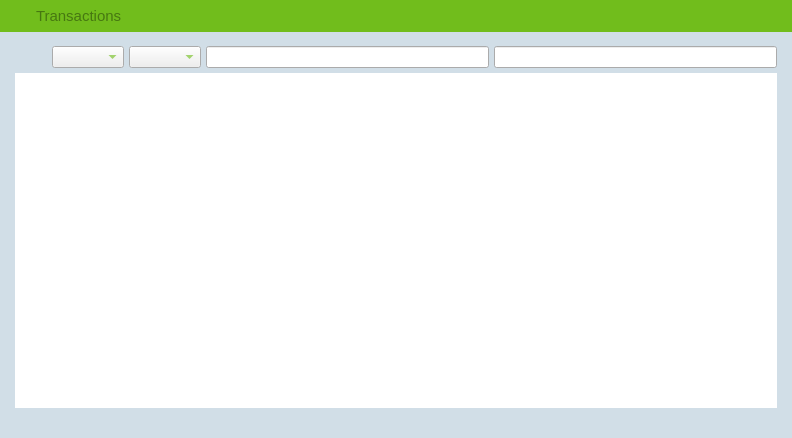
<?xml version="1.0" encoding="UTF-8"?>
<ui version="4.0">
 <class>TransactionsPage</class>
 <widget class="QWidget" name="TransactionsPage">
  <property name="geometry">
   <rect>
    <x>0</x>
    <y>0</y>
    <width>792</width>
    <height>438</height>
   </rect>
  </property>
  <property name="palette">
   <palette>
    <active>
     <colorrole role="Button">
      <brush brushstyle="SolidPattern">
       <color alpha="255">
        <red>233</red>
        <green>217</green>
        <blue>216</blue>
       </color>
      </brush>
     </colorrole>
     <colorrole role="Base">
      <brush brushstyle="SolidPattern">
       <color alpha="255">
        <red>233</red>
        <green>217</green>
        <blue>216</blue>
       </color>
      </brush>
     </colorrole>
     <colorrole role="Window">
      <brush brushstyle="SolidPattern">
       <color alpha="255">
        <red>233</red>
        <green>217</green>
        <blue>216</blue>
       </color>
      </brush>
     </colorrole>
     <colorrole role="Highlight">
      <brush brushstyle="SolidPattern">
       <color alpha="255">
        <red>235</red>
        <green>235</green>
        <blue>235</blue>
       </color>
      </brush>
     </colorrole>
     <colorrole role="HighlightedText">
      <brush brushstyle="SolidPattern">
       <color alpha="255">
        <red>171</red>
        <green>127</green>
        <blue>130</blue>
       </color>
      </brush>
     </colorrole>
    </active>
    <inactive>
     <colorrole role="Button">
      <brush brushstyle="SolidPattern">
       <color alpha="255">
        <red>233</red>
        <green>217</green>
        <blue>216</blue>
       </color>
      </brush>
     </colorrole>
     <colorrole role="Base">
      <brush brushstyle="SolidPattern">
       <color alpha="255">
        <red>233</red>
        <green>217</green>
        <blue>216</blue>
       </color>
      </brush>
     </colorrole>
     <colorrole role="Window">
      <brush brushstyle="SolidPattern">
       <color alpha="255">
        <red>233</red>
        <green>217</green>
        <blue>216</blue>
       </color>
      </brush>
     </colorrole>
     <colorrole role="Highlight">
      <brush brushstyle="SolidPattern">
       <color alpha="255">
        <red>235</red>
        <green>235</green>
        <blue>235</blue>
       </color>
      </brush>
     </colorrole>
     <colorrole role="HighlightedText">
      <brush brushstyle="SolidPattern">
       <color alpha="255">
        <red>171</red>
        <green>127</green>
        <blue>130</blue>
       </color>
      </brush>
     </colorrole>
    </inactive>
    <disabled>
     <colorrole role="Button">
      <brush brushstyle="SolidPattern">
       <color alpha="255">
        <red>233</red>
        <green>217</green>
        <blue>216</blue>
       </color>
      </brush>
     </colorrole>
     <colorrole role="Base">
      <brush brushstyle="SolidPattern">
       <color alpha="255">
        <red>233</red>
        <green>217</green>
        <blue>216</blue>
       </color>
      </brush>
     </colorrole>
     <colorrole role="Window">
      <brush brushstyle="SolidPattern">
       <color alpha="255">
        <red>233</red>
        <green>217</green>
        <blue>216</blue>
       </color>
      </brush>
     </colorrole>
     <colorrole role="Highlight">
      <brush brushstyle="SolidPattern">
       <color alpha="255">
        <red>240</red>
        <green>240</green>
        <blue>240</blue>
       </color>
      </brush>
     </colorrole>
     <colorrole role="HighlightedText">
      <brush brushstyle="SolidPattern">
       <color alpha="255">
        <red>171</red>
        <green>127</green>
        <blue>130</blue>
       </color>
      </brush>
     </colorrole>
    </disabled>
   </palette>
  </property>
  <property name="windowTitle">
   <string>Form</string>
  </property>
  <layout class="QVBoxLayout" name="verticalLayout_9">
   <property name="spacing">
    <number>0</number>
   </property>
   <property name="leftMargin">
    <number>0</number>
   </property>
   <property name="topMargin">
    <number>0</number>
   </property>
   <property name="rightMargin">
    <number>0</number>
   </property>
   <property name="bottomMargin">
    <number>0</number>
   </property>
   <item>
    <widget class="QWidget" name="wTransactionsHeader" native="true">
     <property name="minimumSize">
      <size>
       <width>0</width>
       <height>32</height>
      </size>
     </property>
     <property name="maximumSize">
      <size>
       <width>16777215</width>
       <height>32</height>
      </size>
     </property>
     <property name="styleSheet">
      <string notr="true">background-color:rgb(113,189,28);</string>
     </property>
     <property name="is_header" stdset="0">
      <bool>true</bool>
     </property>
     <layout class="QHBoxLayout" name="horizontalLayout_10">
      <property name="leftMargin">
       <number>0</number>
      </property>
      <property name="topMargin">
       <number>0</number>
      </property>
      <property name="rightMargin">
       <number>0</number>
      </property>
      <property name="bottomMargin">
       <number>0</number>
      </property>
      <item>
       <spacer name="horizontalSpacer_14">
        <property name="orientation">
         <enum>Qt::Horizontal</enum>
        </property>
        <property name="sizeType">
         <enum>QSizePolicy::Fixed</enum>
        </property>
        <property name="sizeHint" stdset="0">
         <size>
          <width>5</width>
          <height>20</height>
         </size>
        </property>
       </spacer>
      </item>
      <item>
       <widget class="QLabel" name="label_20">
        <property name="sizePolicy">
         <sizepolicy hsizetype="Fixed" vsizetype="Fixed">
          <horstretch>0</horstretch>
          <verstretch>0</verstretch>
         </sizepolicy>
        </property>
        <property name="minimumSize">
         <size>
          <width>25</width>
          <height>25</height>
         </size>
        </property>
        <property name="maximumSize">
         <size>
          <width>25</width>
          <height>25</height>
         </size>
        </property>
        <property name="text">
         <string notr="true"/>
        </property>
        <property name="pixmap">
         <pixmap resource="../res.qrc">:/res/last_transactions.png</pixmap>
        </property>
       </widget>
      </item>
      <item>
       <widget class="QLabel" name="label_21">
        <property name="font">
         <font>
          <pointsize>11</pointsize>
          <stylestrategy>PreferAntialias</stylestrategy>
         </font>
        </property>
        <property name="styleSheet">
         <string notr="true">QLabel {
	color: rgb(70,120,16);
}</string>
        </property>
        <property name="text">
         <string>Transactions</string>
        </property>
       </widget>
      </item>
     </layout>
    </widget>
   </item>
   <item>
    <widget class="QWidget" name="wTransactionsContainer" native="true">
     <property name="styleSheet">
      <string notr="true">#wTransactionsContainer {
	background-color: rgb(209,222,231);
 }

QLabel {
	color: rgb(138,211,57);
}
</string>
     </property>
     <layout class="QVBoxLayout" name="verticalLayout_10" stretch="0,1">
      <property name="spacing">
       <number>5</number>
      </property>
      <property name="leftMargin">
       <number>15</number>
      </property>
      <property name="topMargin">
       <number>14</number>
      </property>
      <property name="rightMargin">
       <number>15</number>
      </property>
      <property name="bottomMargin">
       <number>30</number>
      </property>
      <item>
       <layout class="QGridLayout" name="gridLayout_3">
        <item row="0" column="4">
         <widget class="QLineEdit" name="addressWidget">
          <property name="sizePolicy">
           <sizepolicy hsizetype="Expanding" vsizetype="Expanding">
            <horstretch>0</horstretch>
            <verstretch>0</verstretch>
           </sizepolicy>
          </property>
          <property name="styleSheet">
           <string notr="true">color: rgb(113,189,28);</string>
          </property>
         </widget>
        </item>
        <item row="0" column="1">
         <widget class="QComboBox" name="dateWidget">
          <property name="sizePolicy">
           <sizepolicy hsizetype="Fixed" vsizetype="Fixed">
            <horstretch>0</horstretch>
            <verstretch>0</verstretch>
           </sizepolicy>
          </property>
          <property name="minimumSize">
           <size>
            <width>43</width>
            <height>22</height>
           </size>
          </property>
          <property name="maximumSize">
           <size>
            <width>120</width>
            <height>16777215</height>
           </size>
          </property>
          <property name="styleSheet">
           <string notr="true">color: rgb(113,189,28);
</string>
          </property>
          <property name="iconSize">
           <size>
            <width>16</width>
            <height>20</height>
           </size>
          </property>
         </widget>
        </item>
        <item row="0" column="2">
         <widget class="QComboBox" name="typeWidget">
          <property name="minimumSize">
           <size>
            <width>43</width>
            <height>22</height>
           </size>
          </property>
          <property name="maximumSize">
           <size>
            <width>120</width>
            <height>16777215</height>
           </size>
          </property>
          <property name="styleSheet">
           <string notr="true">color: rgb(113,189,28);
</string>
          </property>
         </widget>
        </item>
        <item row="0" column="5">
         <widget class="QLineEdit" name="amountWidget">
          <property name="sizePolicy">
           <sizepolicy hsizetype="Expanding" vsizetype="Expanding">
            <horstretch>0</horstretch>
            <verstretch>0</verstretch>
           </sizepolicy>
          </property>
          <property name="styleSheet">
           <string notr="true">color: rgb(113,189,28);</string>
          </property>
         </widget>
        </item>
        <item row="0" column="0">
         <widget class="QPushButton" name="bTransactionsSortOrder">
          <property name="minimumSize">
           <size>
            <width>20</width>
            <height>20</height>
           </size>
          </property>
          <property name="styleSheet">
           <string notr="true">QPushButton {
	border: 0px solid gray;	
	color: rgb(113,189,28);
}
QPushButton:hover {
	background-color:rgb(70,120,16);
}

QPushButton:pressed:flat {
	background-color: rgb(70,120,16);
}
</string>
          </property>
          <property name="text">
           <string/>
          </property>
          <property name="icon">
           <iconset resource="../res.qrc">
            <normaloff>:/res/sort_down.png</normaloff>:/res/sort_down.png</iconset>
          </property>
          <property name="iconSize">
           <size>
            <width>20</width>
            <height>20</height>
           </size>
          </property>
         </widget>
        </item>
       </layout>
      </item>
      <item>
       <widget class="QTableView" name="transactionView">
        <property name="styleSheet">
         <string notr="true"> QScrollBar:vertical {
     border: 0px solid grey;
     background: rgb(113,189,28);
     width: 9px;
     margin: 15px 0px 0 0px;
 }
 QScrollBar::handle:vertical {
     background: rgb(113,189,28);
     min-width: 20px;
 }
QScrollBar::sub-line:vertical {
	height: 0px;
    width: 0px;
}

QHeaderView {
	background-color: rgb(209,222,231);
	
	color: rgb(113,189,28);
	font-size: 10;
	text-align:left;
}
QHeaderView::section {
    background-color: rgb(209,222,231);
    color: rgb(70,120,16);
    padding-left: 5px;
    border: 0px solid #6c6c6c;
	text-align:left;
}

/* style the sort indicator */
QHeaderView::down-arrow {
    image: url(down_arrow.png);
}

QHeaderView::up-arrow {
    image: url(up_arrow.png);
}

QTableView {
	color: rgb(113,189,28);
	background-color: rgb(255, 255, 255);
	selection-background-color: rgb(209,222,231);
	selection-color: rgb(70,120,16);
	
}</string>
        </property>
        <property name="frameShape">
         <enum>QFrame::NoFrame</enum>
        </property>
        <property name="horizontalScrollBarPolicy">
         <enum>Qt::ScrollBarAlwaysOff</enum>
        </property>
        <property name="editTriggers">
         <set>QAbstractItemView::NoEditTriggers</set>
        </property>
        <property name="selectionMode">
         <enum>QAbstractItemView::SingleSelection</enum>
        </property>
        <property name="selectionBehavior">
         <enum>QAbstractItemView::SelectRows</enum>
        </property>
        <property name="showGrid">
         <bool>false</bool>
        </property>
        <attribute name="verticalHeaderVisible">
         <bool>false</bool>
        </attribute>
        <attribute name="verticalHeaderDefaultSectionSize">
         <number>20</number>
        </attribute>
        <attribute name="verticalHeaderMinimumSectionSize">
         <number>20</number>
        </attribute>
       </widget>
      </item>
     </layout>
    </widget>
   </item>
  </layout>
 </widget>
 <resources>
  <include location="../res.qrc"/>
 </resources>
 <connections/>
</ui>
